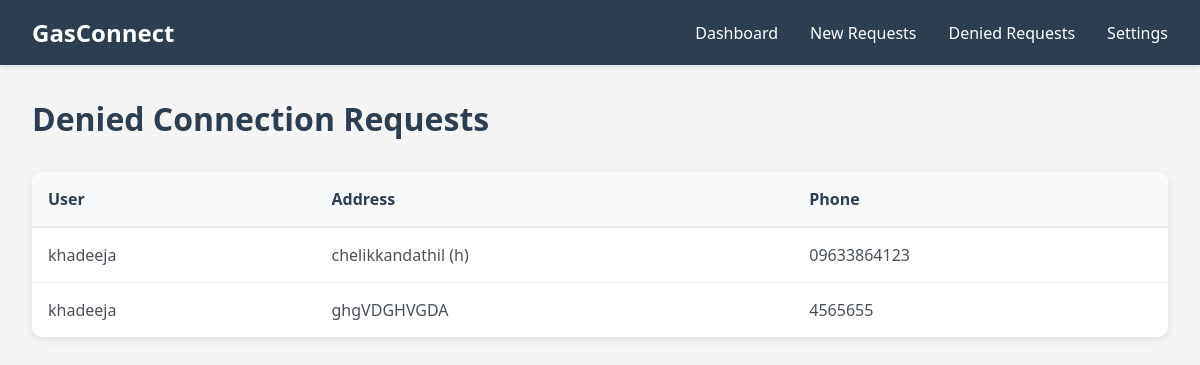
Before: /admins/connection-requests/denied/ (signed in) with the older database file.
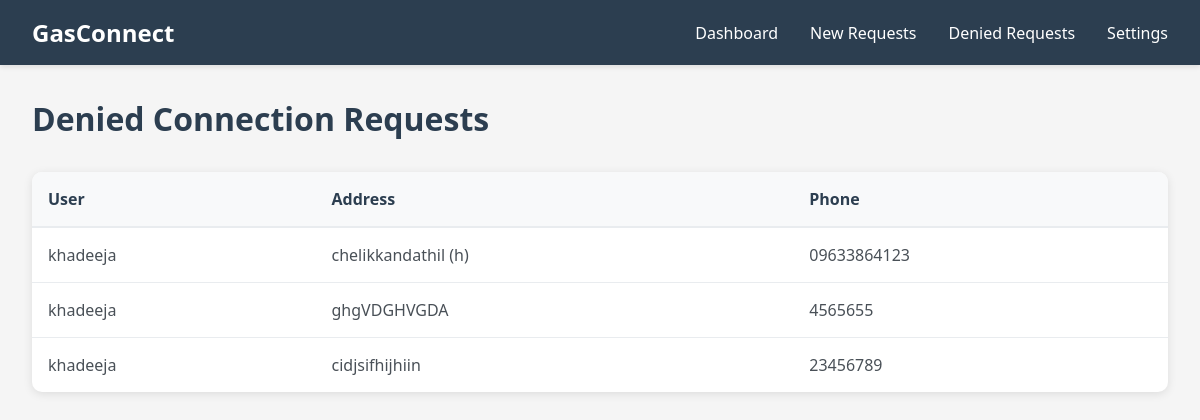
After: the same page with the newer database file.
### booking/models.py (models this page shows, shortened)
class ConnectionRequest(models.Model):
    STATUS_CHOICES = [
        ('pending', 'Pending'),
        ('approved', 'Approved'),
        ('rejected', 'Rejected'),
    ]
    user = models.ForeignKey(CustomUser, on_delete=models.CASCADE)  # The user requesting the connection
    address = models.CharField(max_length=255)  # Address for connection
    phone = models.CharField(max_length=15)  # Contact number
    status = models.CharField(max_length=10, choices=STATUS_CHOICES, default='pending')  # Request status
    consumer_number = models.CharField(max_length=20, blank=True, null=True)  # Automatically generated consumer number
    rejection_reason = models.TextField(null=True, blank=True)  # Reason for rejection if rejected
    requested_at = models.DateTimeField(default=timezone.now)
    aadhaar_card = models.FileField(upload_to='documents/aadhaar/', null=True, blank=True)
    ration_card = models.FileField(upload_to='documents/ration/', null=True, blank=True)
    photo = models.ImageField(upload_to='documents/photos/', null=True, blank=True)

class CustomUser(AbstractUser):
    phone = models.IntegerField(null=True, blank=True,unique=True)

### booking/views.py (the view)
# urls.py: path('admins/connection-requests/denied/', views.DeniedRequestListView.as_view(), name='denied_requests'),
@method_decorator(decs,name="dispatch")
class DeniedRequestListView(LoginRequiredMixin, ListView):
    model = ConnectionRequest
    template_name = 'denied_requests.html'
    context_object_name = 'denied_requests'
    def get_queryset(self):
        return ConnectionRequest.objects.filter(status='denied')

### booking/templates/denied_requests.html (shortened to what this page needs)
<html lang="en">
<head>
</head>
<body>
    <nav class="navbar">
        <div class="nav-container">
            <a href="#" class="logo">GasConnect</a>
            <ul class="nav-links">
                <li><a href="#">Dashboard</a></li>
                <li><a href="#">New Requests</a></li>
                <li><a href="#">Denied Requests</a></li>
                <li><a href="#">Settings</a></li>
            </ul>
        </div>
    </nav>
    <div class="main-content">
        <h2>Denied Connection Requests</h2>
        <div class="table-container">
            <table>
                <thead>
                    <tr>
                        <th>User</th>
                        <th>Address</th>
                        <th>Phone</th>
                    </tr>
                </thead>
                <tbody>
                    {% for request in denied_requests %}
                        <tr>
                            <td>{{ request.user.username }}</td>
                            <td>{{ request.address }}</td>
                            <td>{{ request.phone }}</td>
                        </tr>
                    {% endfor %}
                </tbody>
            </table>
        </div>
    </div>
</body>
</html>

Changed rows visible on the page:
now on this page (row edited): ConnectionRequest: user.username "khadeeja", address "cidjsifhijhiin", phone "23456789"
